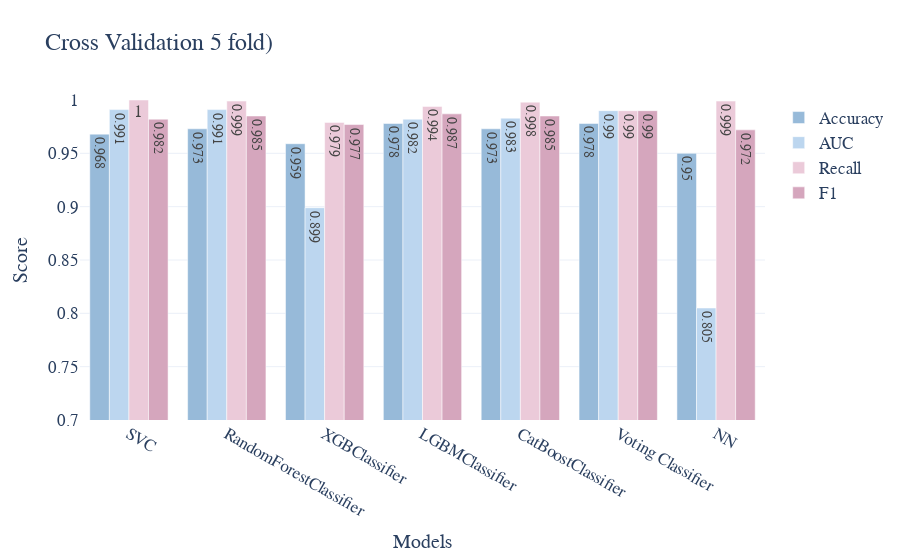

This figure's notebook cell:
### Code cell
plot_model_score(model_names, cv_metrics_dict, 'Cross Validation 5 fold)')

### Figure 1 — Plotly figure (JSON) as saved in the notebook; plotly's stock layout.template omitted (floating-point values rounded to 4 significant figures)
{"data": [{"marker": {"color": "#97bad9"}, "name": "Accuracy", "text": [0.968, 0.973, 0.959, 0.978, 0.973, 0.978, 0.95], "type": "bar", "x": ["SVC", "RandomForestClassifier", "XGBClassifier", "LGBMClassifier", "CatBoostClassifier", "Voting Classifier", "NN"], "y": [0.968, 0.973, 0.959, 0.978, 0.973, 0.978, 0.95]}, {"marker": {"color": "#bcd6ef"}, "name": "AUC", "text": [0.991, 0.991, 0.899, 0.982, 0.983, 0.99, 0.805], "type": "bar", "x": ["SVC", "RandomForestClassifier", "XGBClassifier", "LGBMClassifier", "CatBoostClassifier", "Voting Classifier", "NN"], "y": [0.991, 0.991, 0.899, 0.982, 0.983, 0.99, 0.805]}, {"marker": {"color": "#ebcad9"}, "name": "Recall", "text": [1, 0.999, 0.979, 0.994, 0.998, 0.99, 0.999], "type": "bar", "x": ["SVC", "RandomForestClassifier", "XGBClassifier", "LGBMClassifier", "CatBoostClassifier", "Voting Classifier", "NN"], "y": [1, 0.999, 0.979, 0.994, 0.998, 0.99, 0.999]}, {"marker": {"color": "#d5a6bd"}, "name": "F1", "text": [0.982, 0.985, 0.977, 0.987, 0.985, 0.99, 0.972], "type": "bar", "x": ["SVC", "RandomForestClassifier", "XGBClassifier", "LGBMClassifier", "CatBoostClassifier", "Voting Classifier", "NN"], "y": [0.982, 0.985, 0.977, 0.987, 0.985, 0.99, 0.972]}], "layout": {"font": {"family": "Franklin Gothic", "size": 17}, "title": {"text": "Cross Validation 5 fold)"}, "xaxis": {"title": {"text": "Models"}}, "yaxis": {"range": [0.7, 1], "title": {"text": "Score"}}}}
